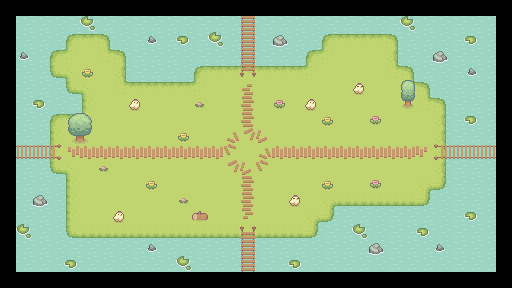

This game map was drawn from its Tiled (.tmx) file and the tilesets committed beside it. A one-line description and the trimmed map source follow:
An orthogonal 32x18 tile map with 16x16 px tiles, 4 tile layers (Water, Floor, OnFloor, InFrontOfPlayer), 1 hidden layer not drawn, 7 tilesets.

<map version="1.10" tiledversion="1.12.2" orientation="orthogonal" renderorder="right-down" width="32" height="18" tilewidth="16" tileheight="16" infinite="0" nextlayerid="6" nextobjectid="1">
 <tileset firstgid="1" source="Water.tsx" />
 <tileset firstgid="5" source="Grass.tsx" />
 <tileset firstgid="82" source="Wood Bridge.tsx" />
 <tileset firstgid="97" source="Paths.tsx" />
 <tileset firstgid="113" source="Free Chicken Sprites.tsx" />
 <tileset firstgid="121" source="Basic Grass Biom things 1.tsx" />
 <tileset firstgid="166" source="collisions.tsx" />
 <layer id="1" name="Water" width="32" height="18">
  <data>[576 cells, 480 non-empty, 4 distinct tile ids]</data>
 </layer>
 <layer id="2" name="Floor" width="32" height="18">
  <data>[576 cells, 264 non-empty, 13 distinct tile ids]</data>
 </layer>
 <layer id="3" name="OnFloor" width="32" height="18">
  <data>[576 cells, 91 non-empty, 29 distinct tile ids]</data>
 </layer>
 <layer id="4" name="InFrontOfPlayer" width="32" height="18">
  <data>[576 cells, 3 non-empty, 3 distinct tile ids]</data>
 </layer>
 <layer id="5" name="Collisions" width="32" height="18" visible="0">
  <data>[576 cells, 350 non-empty, 8 distinct tile ids]</data>
 </layer>
</map>
